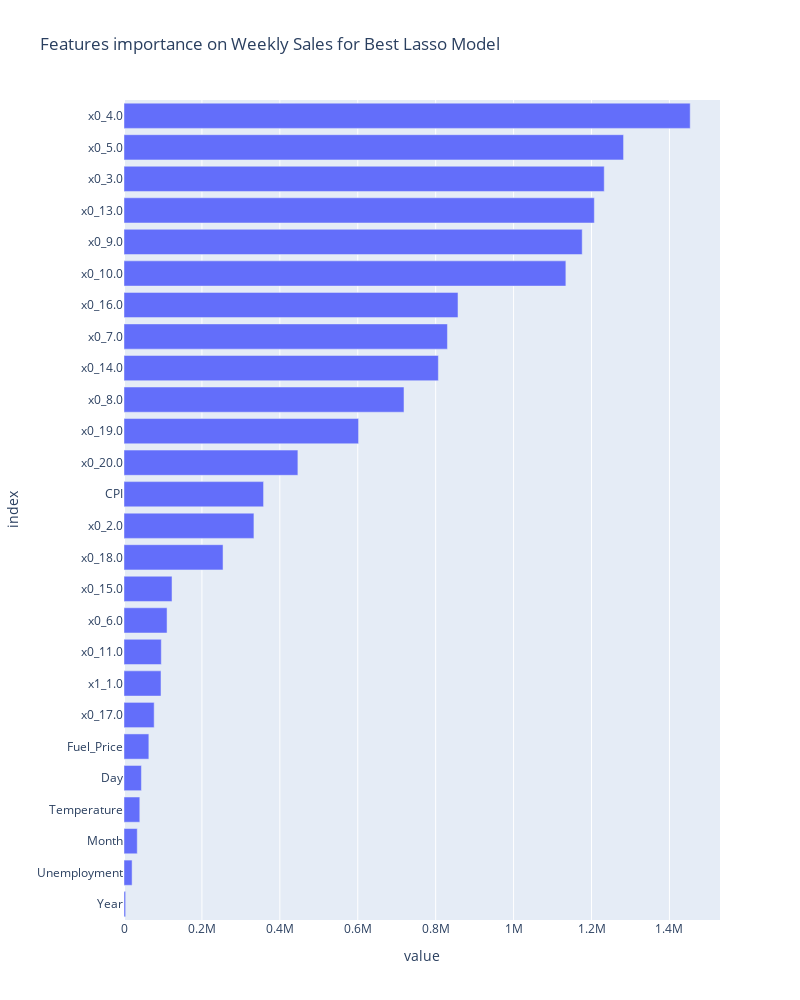

The cell this chart's notebook holds for it:
### Code cell
# Plot coefficients
fig = px.bar(feature_importance, orientation = 'h', title="Features importance on Weekly Sales for Best Lasso Model")

fig.update_layout(showlegend = False, height=1000, width=800,
                  margin = {'l': 120}) # to avoid cropping of column names
                
fig.show()

### Figure 1 — Plotly figure (JSON) as saved in the notebook; plotly's stock layout.template omitted (floating-point values rounded to 4 significant figures)
{"data": [{"alignmentgroup": "True", "hovertemplate": "variable=coefficients<br>value=%{x}<br>index=%{y}<extra></extra>", "legendgroup": "coefficients", "marker": {"color": "#636efa", "pattern": {"shape": ""}}, "name": "coefficients", "offsetgroup": "coefficients", "orientation": "h", "showlegend": true, "textposition": "auto", "type": "bar", "x": [4213.0, 20800.0, 34000.0, 40540.0, 44700.0, 63780.0, 77450.0, 94940.0, 95740.0, 110500.0, 123300.0, 254200.0, 333500.0, 358200.0, 446300.0, 602100.0, 718700.0, 806900.0, 830200.0, 857300.0, 1134000.0, 1176000.0, 1207000.0, 1233000.0, 1282000.0, 1453000.0], "xaxis": "x", "y": ["Year", "Unemployment", "Month", "Temperature", "Day", "Fuel_Price", "x0_17.0", "x1_1.0", "x0_11.0", "x0_6.0", "x0_15.0", "x0_18.0", "x0_2.0", "CPI", "x0_20.0", "x0_19.0", "x0_8.0", "x0_14.0", "x0_7.0", "x0_16.0", "x0_10.0", "x0_9.0", "x0_13.0", "x0_3.0", "x0_5.0", "x0_4.0"], "yaxis": "y"}], "layout": {"barmode": "relative", "height": 1000, "legend": {"title": {"text": "variable"}, "tracegroupgap": 0}, "margin": {"l": 120}, "showlegend": false, "title": {"text": "Features importance on Weekly Sales for Best Lasso Model"}, "width": 800, "xaxis": {"anchor": "y", "domain": [0, 1], "title": {"text": "value"}}, "yaxis": {"anchor": "x", "domain": [0, 1], "title": {"text": "index"}}}}
